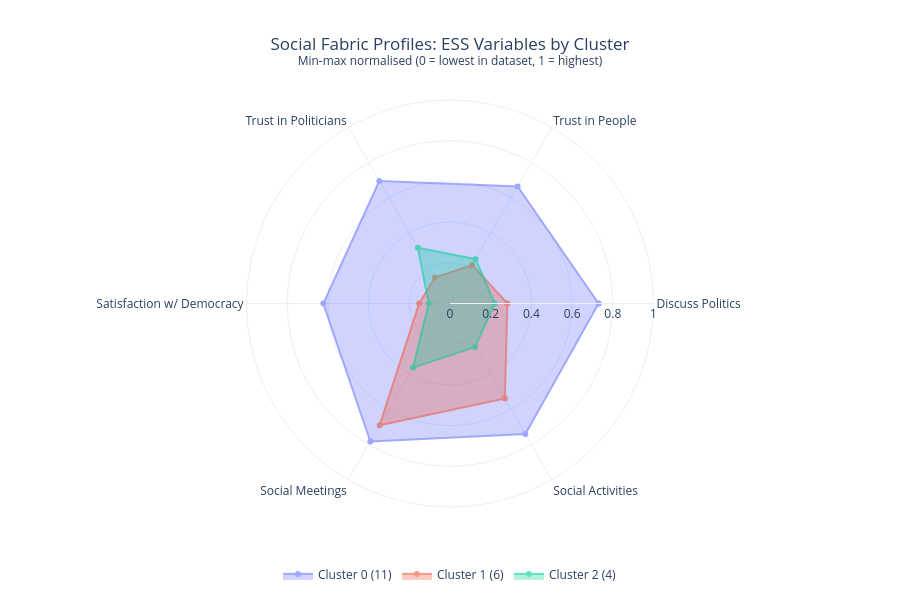

Write notebook code for a chart like this one.
### Markdown cell above
A **radar chart** showing how the three clusters differ across the six raw ESS variables. We normalized all variables to range to 0–1 so all axes are comparable.

### Code cell
# ESS Cluster Radar Chart
# One trace per cluster; 6 axes = raw ESS variables, min-max normalised 0–1

ess_raw_vars = ['inprdsc', 'ppltrst', 'trstplt', 'stfdem', 'sclmeet', 'sclact']
ess_labels = ['Discuss Politics', 'Trust in People', 'Trust in Politicians',
              'Satisfaction w/ Democracy', 'Social Meetings', 'Social Activities']

# Min-max normalise across all 21 countries
df_norm = df[ess_raw_vars].copy()
for col in ess_raw_vars:
    mn, mx = df_norm[col].min(), df_norm[col].max()
    df_norm[col] = (df_norm[col] - mn) / (mx - mn)

df_norm['Cluster'] = df['Cluster']

# Cluster means
cluster_means = df_norm.groupby('Cluster')[ess_raw_vars].mean()

fig = go.Figure()

for cluster_id in sorted(cluster_means.index):
    values = cluster_means.loc[cluster_id].tolist()
    values += [values[0]]  # close the polygon
    n_countries = (df['Cluster'] == cluster_id).sum()
    countries = ', '.join(df.loc[df['Cluster'] == cluster_id, 'Country'].tolist())

    fig.add_trace(go.Scatterpolar(
        r=values,
        theta=ess_labels + [ess_labels[0]],
        fill='toself',
        name=f"Cluster {cluster_id} ({n_countries})",
        line_color=cluster_colors[cluster_id],
        opacity=0.6,
        hovertemplate=f"Cluster {cluster_id}<br>{countries}<br>%{{theta}}: %{{r:.2f}}<extra></extra>"
    ))

fig.update_layout(
    polar=dict(radialaxis=dict(visible=True, range=[0, 1])),
    title=dict(
        text="Social Fabric Profiles: ESS Variables by Cluster<br><sup>Min-max normalised (0 = lowest in dataset, 1 = highest)</sup>",
        x=0.5,
    ),
    height=600,
    template='plotly_white',
    legend=dict(orientation='h', yanchor='bottom', y=-0.2, xanchor='center', x=0.5)
)

fig.write_html("./docs/visualizations/ess_cluster_radar.html", include_plotlyjs='cdn',
               config={"responsive": True})
print("Saved → ./docs/visualizations/ess_cluster_radar.html")
fig.show()

### Figure 1 — Plotly figure (JSON) as saved in the notebook; plotly's stock layout.template omitted (floating-point values rounded to 4 significant figures)
{"data": [{"fill": "toself", "hovertemplate": "Cluster 0<br>Austria, Belgium, Czechia, Denmark, Finland, Germany, Iceland, Netherlands, Norway, Sweden, United Kingdom<br>%{theta}: %{r:.2f}<extra></extra>", "line": {"color": "#636EFA"}, "name": "Cluster 0 (11)", "opacity": 0.6, "r": [0.7301, 0.6646, 0.6948, 0.6224, 0.7828, 0.7405, 0.7301], "theta": ["Discuss Politics", "Trust in People", "Trust in Politicians", "Satisfaction w/ Democracy", "Social Meetings", "Social Activities", "Discuss Politics"], "type": "scatterpolar"}, {"fill": "toself", "hovertemplate": "Cluster 1<br>France, Italy, Latvia, Lithuania, Portugal, Spain<br>%{theta}: %{r:.2f}<extra></extra>", "line": {"color": "#EF553B"}, "name": "Cluster 1 (6)", "opacity": 0.6, "r": [0.2819, 0.218, 0.1476, 0.1517, 0.6912, 0.5388, 0.2819], "theta": ["Discuss Politics", "Trust in People", "Trust in Politicians", "Satisfaction w/ Democracy", "Social Meetings", "Social Activities", "Discuss Politics"], "type": "scatterpolar"}, {"fill": "toself", "hovertemplate": "Cluster 2<br>Estonia, Hungary, Slovakia, Slovenia<br>%{theta}: %{r:.2f}<extra></extra>", "line": {"color": "#00CC96"}, "name": "Cluster 2 (4)", "opacity": 0.6, "r": [0.2194, 0.2517, 0.3157, 0.1041, 0.364, 0.2471, 0.2194], "theta": ["Discuss Politics", "Trust in People", "Trust in Politicians", "Satisfaction w/ Democracy", "Social Meetings", "Social Activities", "Discuss Politics"], "type": "scatterpolar"}], "layout": {"height": 600, "legend": {"orientation": "h", "x": 0.5, "xanchor": "center", "y": -0.2, "yanchor": "bottom"}, "polar": {"radialaxis": {"range": [0, 1], "visible": true}}, "title": {"text": "Social Fabric Profiles: ESS Variables by Cluster<br><sup>Min-max normalised (0 = lowest in dataset, 1 = highest)</sup>", "x": 0.5}}}
